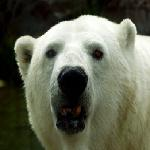
#> input picture DataBases/images/BearHead/bearfrontal0002.jpg, 150 x 150 px, found by its file name; its folder holds only this picture in this run
$ jupyter execute --allow-errors skl_image_classification.ipynb
#> lines starting #> are read from the running program, lines starting #| are printed output that depends on the picture
# План работы с изображениями

1) посмотреть все папки внутри папки датасета

2) преобразовать датасет в формат pkl структуры joblib

3) проанализировать переделанный датасет

4) посмотреть на изображения каждого животного

5) обозначить x и y

6) разделить данные на тестовые и тренировочные

7) проверить графически, насколько хорошо были разделены данные

8) написать класс преобразования изображения в серый формат

8) написать класс преобразования серого изображения в частотный вид

9) преобразовать все изображения в частотный вид (как тренировочные, так и тестовые)

10) обучить модель

11) оценить работу модели + построить матрицу запутанности

[cell 1]
import os
import numpy as np
import matplotlib.pyplot as plt
import skimage

# `Подготовка данных`

[cell 2]
# data_path = os.path.abspath('DataBases/images')
data_path = 'c:\\ML\\DataBases\\images'  # путь к датасету
os.listdir(data_path)  # все папки, хранящиеся внутри датасета

[cell 3]
import joblib
from skimage.transform import resize
from skimage.io import imread

[cell 4]
def resize_all(scr, pklname, include, width=150, heigth=None):
    """ФУНКЦИЯ ПРЕОБРАЗОВАНИЯ ДАТАСЕТА \n
    scr - путь к датасету \n
    pklname - название будущего файла с данными \n
    include - список папок, в которые можно заходить \n
    width, heigth - размеры картинок, к которым надо привести"""
#> called with scr = 'c:\\ML\\DataBases\\images', pklname = 'animal_f', width = 100

    heigth = heigth if heigth else width  # если высота изображения не была указана, то картинка будет квадратной
    data = dict()
    data['description'] = 'resized ({0}x{1}) animal images in rgb'.format(int(width), int(heigth))
    data['label'] = []  # храним все группы зверей (классы для обучения)
    data['filename'] = []  # храним все отдельные названия картинок зверей
    data['data'] = []  # храним все картинки в преобразованном в массив формате

    pklname = f'{pklname}_{width}x{heigth}px.pkl'

    for subdir in os.listdir(scr):  # проходимся по всем файлам датасета
        if subdir in include:  # если в эту папку вообще можно заходить
            current_path = os.path.join(scr, subdir)  # путь к каждой папке внутри основной
            for file in os.listdir(current_path):  # проходимя по всем изображениям внутри папки
                if file [-3:] in ('jpg', 'png'):  # чтобы не зайти куда не надо было (проверяет формат файла)
                    im = imread(os.path.join(current_path, file))  # считываем изображение
#> im is the input picture: shape (150, 150, 3); mean R, G, B 98, 100.7, 83.4
                    im = resize(im, (width, heigth))  # измняем размеры изображения
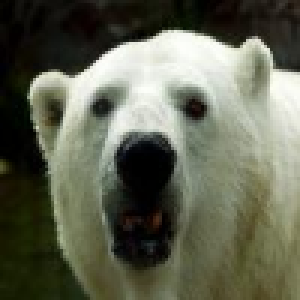
#> im: shape (100, 100, 3) float64 (shown 3 times larger); mean R, G, B 0.384, 0.395, 0.327
                    data['label'].append(subdir[:-4])
                    data['filename'].append(file)
                    data['data'].append(im)
            print(subdir)
#> pass 2 of the loop in resize_all, `for subdir in os.listdir(scr):`:
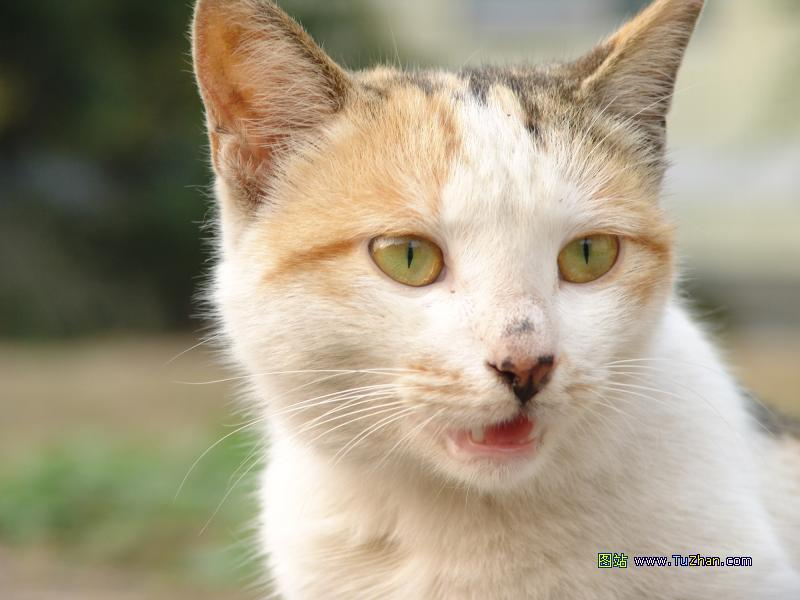
#> input picture DataBases/images/CatHead/cat000967.jpg, 800 x 600 px, found by its file name
#> in resize_all, im is the input picture: shape (600, 800, 3); mean R, G, B 167.6, 157.1, 134.3
#> in resize_all, `im = resize(im, (width, heigth))`:
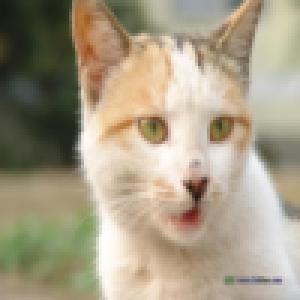
#> im: shape (100, 100, 3) float64 (shown 3 times larger); mean R, G, B 0.657, 0.616, 0.527
    joblib.dump(data, pklname)  # сохраняем сам pkl файл

[cell 5]
base_name = 'animal_f'
include = ['BearHead',
 'CatHead',
 'ChickenHead',
 'CowHead',
 'DeerHead',
 'DuckHead',
 'EagleHead',
 'ElephantHead',
 'HumanHead',
 'LionHead',
 'MonkeyHead',
 'MouseHead',
 'Natural',
 'PandaHead',
 'PigeonHead',
 'PigHead',
 'RabbitHead',
 'SheepHead',
 'TigerHead',
 'WolfHead']

width = 100
resize_all(scr=data_path, pklname=base_name, width=width, include=include)

[cell 6]
from collections import Counter

data = joblib.load(f'{base_name}_{width}x{width}px.pkl')  # загружаем созданный датасет

print(f'number of samples: {len(data["data"])}')
print(f'keys: {list(data.keys())}')
print(f'description: {data["description"]}')
print(f'image shape: {data["data"][0].shape}')
print(f'labels: {np.unique(data["label"])}')

Counter(data['label'])  # количество изображений каждого животного

[cell 7]
labels = np.unique(data['label'])
labels = [list(labels[:5]), list(labels[5:10]), list(labels[10:15]), list(labels[15:20])]
labels

[cell 8]
x = data['data']
y = np.array(data['label'])

[cell 9]
from sklearn.model_selection import train_test_split

x_train, x_test, y_train, y_test = train_test_split(x, y, test_size=0.2,
                                                    shuffle=True, random_state=42)

## Проверка качества разделения данных

[cell 10]
def plot_bar(y, loc='left', relative=True):
    """качество разделения данных"""

    width = 0.35  # ширина столбцов
    if loc == 'left':  # положение слолбцов относительно друг друга
        n=-0.5
    elif loc == 'right':
        n=0.5

    unique, counts = np.unique(y, return_counts=True)  # counts - количество уникальных значений
    sorted_index = np.argsort(unique)   # возвращает массив индексов,
    #                       отсортированных в порядке возрастания значений в unique
    unique = unique[sorted_index]  # вернет отсортированный массив уникальных значений

    if relative:
        counts = 100*counts[sorted_index]/len(y)
        ylabel_text = '% count'
    else:
        counts = counts[sorted_index]
        ylabel_text = 'count'

    xtemp = np.arange(len(unique))

    plt.bar(xtemp+n*width, counts, align='center', alpha=0.7, width=width)
    plt.xticks(xtemp, unique, rotation=90)
    plt.xlabel('equipment type')
    plt.ylabel(ylabel_text)

plt.suptitle('relative amount of photo per type')
plot_bar(y_train, loc='left')
plot_bar(y_test, loc='right')
plt.legend(['train {0} photos'.format(len(y_train)),
           'test {0} photos'.format(len(y_test))])
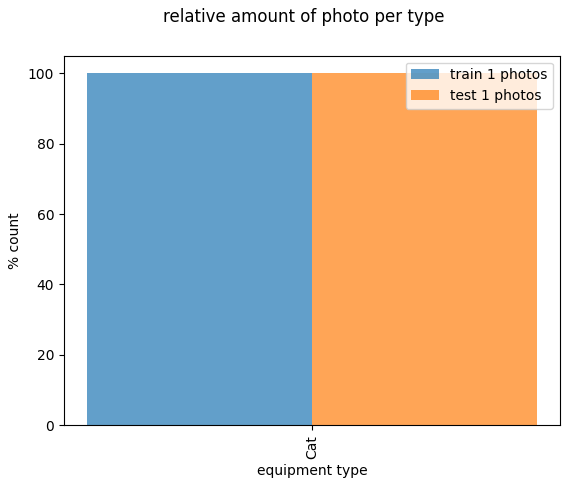
#> figure drawn by matplotlib, 1 panel

## Обработка

[cell 11]
from sklearn.base import BaseEstimator, TransformerMixin
from skimage.feature import hog  # частотное разложение

class RGB2GrayTransformer(BaseEstimator, TransformerMixin):
    """преобразование изображения в серый формат"""

    def __init__(self):  # нужно, чтобы запустить init во вспомогательных классах, от которых идет наследование
        pass

    def fit(self, X, y=None):  # возвращает ссылку на себя для корректной работы
        return self

    def transform(self, X, y=None):  # производит преобразование каждого изображения
        return np.array([skimage.color.rgb2gray(img) for img in X])


class HogTransformer(BaseEstimator, TransformerMixin):
    """преобразование серого избражнния в частотный вид"""

    def __init__(self, y=None, orientations=9,
                 pixels_per_cell=(8, 8),
                 cells_per_block=(3, 3), block_norm='L2-Hys'):
        # orientations - количество направлений, по которым могут стоиться вектора для преобразования
        # pixels_per_cell - размеры блоков, на которые будет делиться изображение для преобразования
        # cells_per_block - размеры блоков, по которым будет рассматриваться кусочек изображения pixels_per_cell
        # block_norm - технология, которая используется для преобразования

        self.y = y
        self.orientations = orientations
        self.pixels_per_cell = pixels_per_cell
        self.cells_per_block = cells_per_block
        self.block_norm = block_norm

    def fit(self, X, y=None):  # нужен для корректной работы
        return self

    def transform(self, X, y=None):  # производит преобразование

        def local_hog(X):
            return hog(X,
                       orientations=self.orientations,
                       pixels_per_cell=self.pixels_per_cell,
                       cells_per_block=self.cells_per_block,
                       block_norm=self.block_norm)  # частотное преобразование

        try: # будет работать паралленьно, и если возникнет ошибка, то продолжит последовательно
            return np.array([local_hog(img) for img in X])
        except:
            return np.array([local_hog(img) for img in X])

[cell 12]
from sklearn.preprocessing import StandardScaler

[cell 13]
grayify = RGB2GrayTransformer()
hogify = HogTransformer(
    pixels_per_cell = (10, 10),
    cells_per_block=(2, 2),
    orientations=9,
    block_norm='L2-Hys'
)
scalify = StandardScaler()

[cell 14]
x_train_gray = grayify.fit_transform(x_train)
x_train_hog = hogify.fit_transform(x_train_gray)
x_train_prepared = scalify.fit_transform(x_train_hog)

print(x_train_prepared.shape)

[cell 15]
x_test_grey = grayify.transform(x_test)
x_test_hog = hogify.transform(x_test_grey)
x_test_prepared = scalify.transform(x_test_hog)

print(x_test_prepared.shape)

## Визуализация работы преобразователей изображений

[cell 16]
from skimage.io import imshow

[cell 17]
labels = np.unique(data['label'])
print(len(labels))

x_gray = grayify.fit_transform(x)
print(x_gray.shape)

# from skimage.transform import rescale
# x_gray_rescaled = rescale(x_gray, 1/3, mode='reflect')

x_hog_lst = []
for i, el in enumerate(x_gray):
    x_hog, x_hog_img = hog(
        x_gray[i], pixels_per_cell=(14,14),
        cells_per_block=(2, 2),
        orientations=9,
        visualize=True,
        block_norm='L2-Hys')
    x_hog_lst.append(x_hog_img)

[cell 18]
fig, axes = plt.subplots(20, 3)

fig.set_size_inches(15, 4)
fig.set_figheight(50)
fig.set_figwidth(10)

k = 1  # будет отвечать за то, какое изображение нужно отобразить

for ax, label in zip(axes, labels):
    for ax1 in ax:

        idx = data['label'].index(label)

        if k == 1: ax1.imshow(x[idx], cmap='gray')
        if k == 2: ax1.imshow(x_gray[idx], cmap='gray')
        if k == 3: ax1.imshow(x_hog_lst[idx], cmap='gray')

        k += 1
        if k > 3: k = 1

        ax1.axis('off')
        ax1.set_title(label)
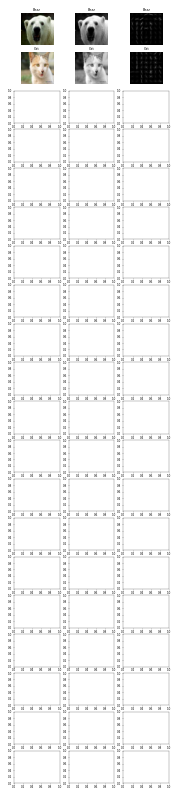
#> figure drawn by matplotlib, 6 panels

## Обучение

[cell 19]
from sklearn.linear_model import SGDClassifier  # градиентный спуск

[cell 20]
sgd_clf = SGDClassifier(random_state=42, max_iter=1000, tol=1e-3)
#  tol - относительная погрешность
#> (the rest of this cell did not finish here and is left out)

## Тестирование

[cell 21]
y_pred = sgd_clf.predict(x_test_prepared)
print(np.array(y_pred == y_test))
print('percentage correct: ', str(100*np.sum(y_pred==y_test)/len(y_test)))

## Матрица запутанности

[cell 22]
import pandas as pd
from sklearn.metrics import ConfusionMatrixDisplay

[cell 23]
df_x = pd.DataFrame(x_test_prepared)
df_x

[cell 24]
df_y = pd.DataFrame(y_test)
df_y

[cell 25]
ConfusionMatrixDisplay.from_estimator(sgd_clf, df_x, df_y, xticks_rotation=90)
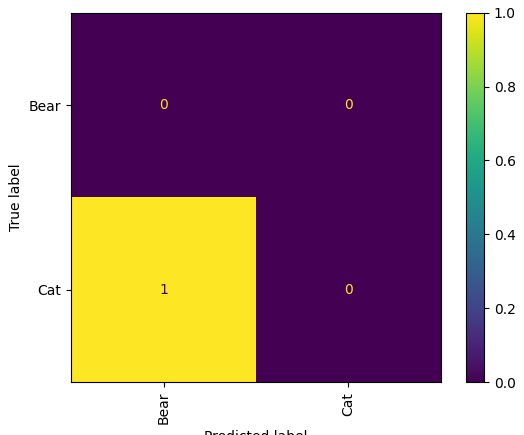
#> figure drawn by matplotlib, 2 panels

[cell 26]
from sklearn.pipeline import Pipeline
from sklearn import svm
# Pipline - удобный способ объединения нескольких этапов обработки данных в ML

HOG_pipeline = Pipeline([
    ('grayify', RGB2GrayTransformer()),  # первый шаг
    ('hogify', HogTransformer(  # второй шаг и тд
        pixels_per_cell=(10, 10),
        cells_per_block=(2, 2),
        orientations=9,
        block_norm='L2-Hys')
    ),
    ('scalify', StandardScaler()),
    ('classify', SGDClassifier(random_state=42, max_iter=1000, tol=1e-3))
])

#> (the rest of this cell did not finish here and is left out)

## Улучшение качества модели

[cell 27]
 # поиск оптимальных параметров с помощью поиска по сетке векторов
param_grid = [
    # пытаемся улучшить ежика
    {
        # параметры для SGD
        'hogify__orientations': [8, 9],
        'hogify__cells_per_block': [(2, 2), (3, 3)],
        'hogify__pixels_per_cell': [(8, 8), (10, 10), (12, 12)]
    },
    # сравниваем SGD с svm, так как картинка теперь векторизована
    {
        # параметры для svm
        'hogify__orientations': [8],
         'hogify__cells_per_block': [(3, 3)],
         'hogify__pixels_per_cell': [(8, 8)],
         'classify': [
             SGDClassifier(random_state=42, max_iter=1000, tol=1e-3),
             svm.SVC(kernel='linear')
         ]
    }
]

[cell 28]
from sklearn.model_selection import GridSearchCV

grid_search = GridSearchCV(HOG_pipeline,  # линия оптимизации
                           param_grid,  # параметры сетки
                           cv=3,  # кроссвалидация (метод оценки одного этапа обучения)
                           n_jobs=-1,  # количество ядер для подсчетов (не работает не винде)
                           scoring='accuracy',  # оценка обучения
                           verbose=1,  # трассировка (выводит информацию в процессе обучения)
                           return_train_score=True)  #


#> (the rest of this cell did not finish here and is left out)
